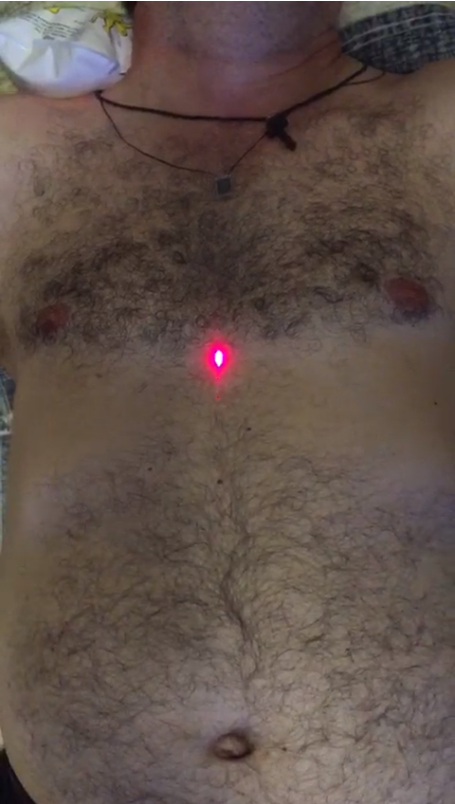
#> input picture input.png, 455 x 804 px
$ jupyter execute green.ipynb   (shell and % lines are left out)   (older library calls are emulated)
#> lines starting #> are read from the running program, lines starting #| are printed output that depends on the picture
[cell 1]
import math
import numpy as np
import cv2
import matplotlib.pyplot as plt

# Código original

[cell 2]

img = cv2.imread('input.png')
#> img is the input picture: shape (804, 455, 3); mean B, G, R 74.2, 80.9, 96.4
img = cv2.cvtColor(img, cv2.COLOR_BGR2RGB)
h, w, r = img.shape
#> h = 804; w = 455; r = 3

target_color = np.array((255, 0, 0), dtype=np.int)
best_y = -1
best_x = -1
best_distance = float('inf')

blur = cv2.GaussianBlur(img,(5,5),0)

def distance(x, y):
    return np.sum((x - y) ** 2)

for y in range(h):
    for x in range(w):
        d = distance(blur[y, x], target_color)
        if d < best_distance:
            best_distance = d
            best_x = x
            best_y = y
#> after the loop, best_distance = 10211; best_x = 213; best_y = 344

plt.imshow(cv2.circle(img, (best_x, best_y), 2, (0, 255, 0), -1))
#> img: shape (804, 455, 3); mean R, G, B 96.4, 80.9, 74.2

# Código novo

[cell 3]

img = cv2.imread('input.png')
img = cv2.cvtColor(img, cv2.COLOR_BGR2RGB)
target_color = np.array((255, 0, 0), dtype=np.int)
blur = cv2.GaussianBlur(img,(5,5),0)
dist = np.sum((blur-target_color) ** 2, axis=2)
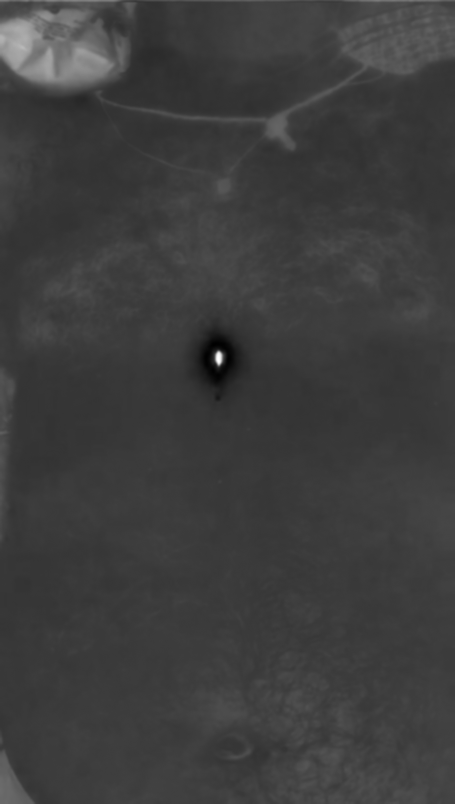
#> dist: shape (804, 455) int64; min 10211, max 129034, mean 39013.9; drawn with min black and max white
ind = np.unravel_index(np.argmin(dist, axis=None), dist.shape)
#> ind = (344, 213)

plt.imshow(cv2.circle(img, (ind[1], ind[0]), 2, (0, 255, 0), -1))

[cell 4]
cv2.imwrite('result.png', cv2.cvtColor(img, cv2.COLOR_RGB2BGR))
#> Out = True
